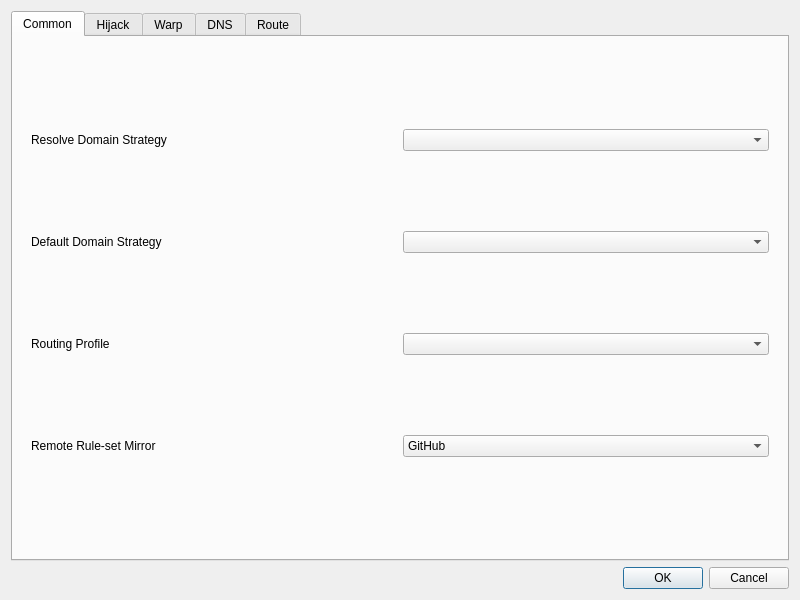
<?xml version="1.0" encoding="UTF-8"?>
<ui version="4.0">
 <class>DialogManageRoutes</class>
 <widget class="QDialog" name="DialogManageRoutes">
  <property name="geometry">
   <rect>
    <x>0</x>
    <y>0</y>
    <width>800</width>
    <height>600</height>
   </rect>
  </property>
  <property name="windowTitle">
   <string>Routes</string>
  </property>
  <layout class="QVBoxLayout" name="verticalLayout">
   <item>
    <widget class="QTabWidget" name="tabWidget">
     <property name="currentIndex">
      <number>0</number>
     </property>
     <widget class="QWidget" name="tab">
      <attribute name="title">
       <string>Common</string>
      </attribute>
      <layout class="QVBoxLayout" name="verticalLayout_3">
       <item>
        <widget class="QWidget" name="widget" native="true">
         <layout class="QGridLayout" name="gridLayout_2">
          <item row="3" column="1">
           <widget class="QComboBox" name="route_prof"/>
          </item>
          <item row="2" column="0">
           <widget class="QLabel" name="label_3">
            <property name="toolTip">
             <string>&lt;html&gt;&lt;head/&gt;&lt;body&gt;&lt;p&gt;Used as default strategy when resolving outbound/dns server Domain addresses&lt;/p&gt;&lt;/body&gt;&lt;/html&gt;</string>
            </property>
            <property name="text">
             <string>Default Domain Strategy</string>
            </property>
           </widget>
          </item>
          <item row="1" column="1">
           <widget class="QComboBox" name="domainStrategyCombo">
            <property name="editable">
             <bool>false</bool>
            </property>
           </widget>
          </item>
          <item row="2" column="1">
           <widget class="QComboBox" name="default_domain_strategy">
            <property name="editable">
             <bool>false</bool>
            </property>
           </widget>
          </item>
          <item row="4" column="0">
           <widget class="QLabel" name="ruleset_mirror_l">
            <property name="text">
             <string>Remote Rule-set Mirror</string>
            </property>
           </widget>
          </item>
          <item row="1" column="0">
           <widget class="QLabel" name="label_6">
            <property name="toolTip">
             <string>&lt;html&gt;&lt;head/&gt;&lt;body&gt;&lt;p&gt;If not empty, resolves domains in requests according to the strategy&lt;/p&gt;&lt;/body&gt;&lt;/html&gt;</string>
            </property>
            <property name="text">
             <string>Resolve Domain Strategy</string>
            </property>
           </widget>
          </item>
          <item row="3" column="0">
           <widget class="QLabel" name="route_prof_l">
            <property name="text">
             <string>Routing Profile</string>
            </property>
           </widget>
          </item>
          <item row="4" column="1">
           <widget class="QComboBox" name="ruleset_mirror">
            <item>
             <property name="text">
              <string>GitHub</string>
             </property>
            </item>
            <item>
             <property name="text">
              <string>jsDelivr(Cloudflare)</string>
             </property>
            </item>
            <item>
             <property name="text">
              <string>jsDelivr(Gcore)</string>
             </property>
            </item>
            <item>
             <property name="text">
              <string>jsDelivr(Quantil)</string>
             </property>
            </item>
            <item>
             <property name="text">
              <string>jsDelivr(Fastly)</string>
             </property>
            </item>
            <item>
             <property name="text">
              <string>jsDelivr(CDN)</string>
             </property>
            </item>
           </widget>
          </item>
         </layout>
        </widget>
       </item>
       <item>
        <spacer name="commonTabSpacer">
         <property name="orientation">
          <enum>Qt::Orientation::Vertical</enum>
         </property>
        </spacer>
       </item>
      </layout>
     </widget>
     <widget class="QWidget" name="tab_4">
      <attribute name="title">
       <string>Hijack</string>
      </attribute>
      <layout class="QVBoxLayout" name="verticalLayout_7">
       <item>
        <widget class="QGroupBox" name="hijack_box">
         <property name="title">
          <string>DNS Server</string>
         </property>
         <layout class="QFormLayout" name="formLayout">
          <item row="0" column="0">
           <widget class="QCheckBox" name="dnshijack_enable">
            <property name="text">
             <string>Enable</string>
            </property>
           </widget>
          </item>
          <item row="0" column="1">
           <widget class="QPushButton" name="dnshijack_what">
            <property name="text">
             <string>How does it work?</string>
            </property>
           </widget>
          </item>
          <item row="3" column="0">
           <widget class="QLabel" name="dnshijack_listenport_l">
            <property name="text">
             <string>Listen Port</string>
            </property>
           </widget>
          </item>
          <item row="3" column="1">
           <widget class="QLineEdit" name="dnshijack_listenport"/>
          </item>
          <item row="4" column="0">
           <widget class="QLabel" name="dnshijack_v4resp_l">
            <property name="text">
             <string>IPv4 Response</string>
            </property>
           </widget>
          </item>
          <item row="4" column="1">
           <widget class="QLineEdit" name="dnshijack_v4resp"/>
          </item>
          <item row="5" column="0">
           <widget class="QLabel" name="dnshijack_v6resp_l">
            <property name="text">
             <string>IPv6 Response</string>
            </property>
           </widget>
          </item>
          <item row="5" column="1">
           <widget class="QLineEdit" name="dnshijack_v6resp"/>
          </item>
          <item row="6" column="0">
           <widget class="QLabel" name="dnshijack_rules_l">
            <property name="toolTip">
             <string>&lt;html&gt;&lt;head/&gt;&lt;body&gt;&lt;p&gt;Following format should be used:&lt;br/&gt;domain:a.com&lt;/p&gt;&lt;p&gt;suffix:a.com&lt;/p&gt;&lt;p&gt;regex:someregex&lt;/p&gt;&lt;p&gt;rule_set:nameOfRuleSet&lt;/p&gt;&lt;/body&gt;&lt;/html&gt;</string>
            </property>
            <property name="text">
             <string>Rules</string>
            </property>
           </widget>
          </item>
          <item row="6" column="1">
           <widget class="QTextEdit" name="dnshijack_rules"/>
          </item>
          <item row="2" column="1">
           <widget class="QCheckBox" name="dnshijack_allow_lan">
            <property name="toolTip">
             <string>&lt;html&gt;&lt;head/&gt;&lt;body&gt;&lt;p&gt;Whether to listen on 0.0.0.0 so that other devices on LAN can use this server&lt;/p&gt;&lt;/body&gt;&lt;/html&gt;</string>
            </property>
            <property name="text">
             <string>Allow Lan to Connect</string>
            </property>
           </widget>
          </item>
         </layout>
        </widget>
       </item>
       <item>
        <widget class="QGroupBox" name="groupBox_3">
         <property name="title">
          <string>Redirect Settings</string>
         </property>
         <layout class="QFormLayout" name="formLayout_2">
          <item row="2" column="1">
           <widget class="QLineEdit" name="redirect_listenport"/>
          </item>
          <item row="2" column="0">
           <widget class="QLabel" name="redirect_listenport_l">
            <property name="text">
             <string>Listen Port</string>
            </property>
           </widget>
          </item>
          <item row="0" column="0">
           <widget class="QCheckBox" name="redirect_enable">
            <property name="text">
             <string>Enable</string>
            </property>
           </widget>
          </item>
          <item row="1" column="1">
           <widget class="QLineEdit" name="redirect_listenaddr"/>
          </item>
          <item row="1" column="0">
           <widget class="QLabel" name="redirect_listenaddr_l">
            <property name="text">
             <string>Listen Address</string>
            </property>
           </widget>
          </item>
         </layout>
        </widget>
       </item>
      </layout>
     </widget>
     <widget class="QWidget" name="tab_5">
      <attribute name="title">
       <string>Warp</string>
      </attribute>
      <layout class="QVBoxLayout" name="verticalLayout_8">
       <item>
        <widget class="QWidget" name="widget_3" native="true">
         <layout class="QFormLayout" name="formLayout_3">
          <item row="0" column="0">
           <widget class="QCheckBox" name="enable_warp">
            <property name="toolTip">
             <string>&lt;html&gt;&lt;head/&gt;&lt;body&gt;&lt;p&gt;Enables the following config to be used as egress, useful for bypassing services restrciting non-warp VPNs&lt;/p&gt;&lt;/body&gt;&lt;/html&gt;</string>
            </property>
            <property name="text">
             <string>Enable Warp</string>
            </property>
           </widget>
          </item>
          <item row="1" column="0">
           <widget class="QLabel" name="label_7">
            <property name="text">
             <string>Endpoint</string>
            </property>
           </widget>
          </item>
          <item row="1" column="1">
           <widget class="QLineEdit" name="warp_ep"/>
          </item>
          <item row="2" column="0">
           <widget class="QLabel" name="label_4">
            <property name="text">
             <string>Private Key</string>
            </property>
           </widget>
          </item>
          <item row="2" column="1">
           <widget class="QLineEdit" name="warp_private_key"/>
          </item>
          <item row="3" column="0">
           <widget class="QLabel" name="label_5">
            <property name="text">
             <string>Public Key</string>
            </property>
           </widget>
          </item>
          <item row="3" column="1">
           <widget class="QLineEdit" name="warp_public_key"/>
          </item>
          <item row="7" column="1">
           <widget class="QPushButton" name="warp_autogen">
            <property name="toolTip">
             <string>&lt;html&gt;&lt;head/&gt;&lt;body&gt;&lt;p&gt;Gets a new config from cloudflare API&lt;/p&gt;&lt;/body&gt;&lt;/html&gt;</string>
            </property>
            <property name="text">
             <string>Generate Warp Config</string>
            </property>
           </widget>
          </item>
          <item row="5" column="1">
           <widget class="QLineEdit" name="warp_reserved"/>
          </item>
          <item row="5" column="0">
           <widget class="QLabel" name="label">
            <property name="text">
             <string>Reserved</string>
            </property>
           </widget>
          </item>
          <item row="4" column="0">
           <widget class="QLabel" name="label_12">
            <property name="text">
             <string>Interface Addresses</string>
            </property>
           </widget>
          </item>
          <item row="4" column="1">
           <widget class="QLineEdit" name="warp_ifc_addrs"/>
          </item>
         </layout>
        </widget>
       </item>
      </layout>
     </widget>
     <widget class="QWidget" name="tab_3">
      <attribute name="title">
       <string>DNS</string>
      </attribute>
      <layout class="QVBoxLayout" name="verticalLayout_4">
       <item>
        <widget class="QGroupBox" name="simple_dns_box">
         <property name="title">
          <string>Simple DNS Settings</string>
         </property>
         <layout class="QGridLayout" name="gridLayout">
          <item row="2" column="3">
           <layout class="QHBoxLayout" name="horizontalLayout_8">
            <item>
             <widget class="QComboBox" name="direct_dns">
              <property name="sizePolicy">
               <sizepolicy hsizetype="Expanding" vsizetype="Fixed">
                <horstretch>0</horstretch>
                <verstretch>0</verstretch>
               </sizepolicy>
              </property>
              <property name="editable">
               <bool>true</bool>
              </property>
              <item>
               <property name="text">
                <string notr="true">localhost</string>
               </property>
              </item>
              <item>
               <property name="text">
                <string notr="true">223.5.5.5</string>
               </property>
              </item>
              <item>
               <property name="text">
                <string notr="true">119.29.29.29</string>
               </property>
              </item>
              <item>
               <property name="text">
                <string notr="true">178.22.122.100</string>
               </property>
              </item>
              <item>
               <property name="text">
                <string notr="true">77.88.8.8</string>
               </property>
              </item>
             </widget>
            </item>
            <item>
             <widget class="QLabel" name="label_11">
              <property name="text">
               <string>Query Strategy</string>
              </property>
             </widget>
            </item>
            <item>
             <widget class="QComboBox" name="direct_dns_strategy"/>
            </item>
           </layout>
          </item>
          <item row="1" column="3">
           <layout class="QHBoxLayout" name="horizontalLayout_7">
            <item>
             <widget class="QComboBox" name="remote_dns">
              <property name="sizePolicy">
               <sizepolicy hsizetype="Expanding" vsizetype="Fixed">
                <horstretch>0</horstretch>
                <verstretch>0</verstretch>
               </sizepolicy>
              </property>
              <property name="editable">
               <bool>true</bool>
              </property>
              <item>
               <property name="text">
                <string notr="true">tls://8.8.8.8</string>
               </property>
              </item>
              <item>
               <property name="text">
                <string notr="true">tls://1.1.1.1</string>
               </property>
              </item>
              <item>
               <property name="text">
                <string notr="true">8.8.8.8</string>
               </property>
              </item>
              <item>
               <property name="text">
                <string notr="true">1.1.1.1</string>
               </property>
              </item>
             </widget>
            </item>
            <item>
             <widget class="QLabel" name="label_10">
              <property name="text">
               <string>Query Strategy</string>
              </property>
             </widget>
            </item>
            <item>
             <widget class="QComboBox" name="remote_dns_strategy"/>
            </item>
           </layout>
          </item>
          <item row="4" column="3">
           <layout class="QHBoxLayout" name="horizontalLayout_5">
            <item>
             <widget class="QLineEdit" name="local_override"/>
            </item>
           </layout>
          </item>
          <item row="6" column="3">
           <layout class="QHBoxLayout" name="horizontalLayout_3">
            <item>
             <widget class="QComboBox" name="dns_final_out">
              <item>
               <property name="text">
                <string notr="true">remote</string>
               </property>
              </item>
              <item>
               <property name="text">
                <string notr="true">direct</string>
               </property>
              </item>
             </widget>
            </item>
            <item>
             <widget class="QCheckBox" name="enable_fakeip">
              <property name="text">
               <string>Enable FakeIP</string>
              </property>
             </widget>
            </item>
            <item>
             <widget class="QCheckBox" name="enable_dns_routing">
              <property name="toolTip">
               <string>&lt;html&gt;&lt;head/&gt;&lt;body&gt;&lt;p&gt;When enabled, domains destined for direct outbound will also be resolved using direct dns&lt;/p&gt;&lt;/body&gt;&lt;/html&gt;</string>
              </property>
              <property name="text">
               <string>Enable DNS Routing</string>
              </property>
             </widget>
            </item>
           </layout>
          </item>
          <item row="1" column="0">
           <widget class="QLabel" name="label_9">
            <property name="toolTip">
             <string>&lt;html&gt;&lt;head/&gt;&lt;body&gt;&lt;p&gt;examples:&lt;br/&gt;tls://8.8.8.8&lt;br/&gt;https://domain/path&lt;/p&gt;&lt;p&gt;tcp://8.8.8.8:1234&lt;/p&gt;&lt;p&gt;dhcp://auto&lt;/p&gt;&lt;p&gt;h3://domain/path&lt;/p&gt;&lt;p&gt;quic://domain:4632&lt;/p&gt;&lt;p&gt;etc&lt;/p&gt;&lt;/body&gt;&lt;/html&gt;</string>
            </property>
            <property name="text">
             <string>Remote DNS</string>
            </property>
            <property name="buddy">
             <cstring>widget</cstring>
            </property>
           </widget>
          </item>
          <item row="6" column="0">
           <widget class="QLabel" name="dns_final_out_l">
            <property name="text">
             <string>Default DNS server</string>
            </property>
           </widget>
          </item>
          <item row="2" column="0">
           <widget class="QLabel" name="label_8">
            <property name="toolTip">
             <string>This is especially important and it is recommended to use the default value of &quot;localhost&quot;.
If the default value does not work, try changing it to &quot;223.5.5.5&quot;.
For more information, see the document &quot;Configuration/DNS&quot;.</string>
            </property>
            <property name="text">
             <string>Direct DNS</string>
            </property>
           </widget>
          </item>
          <item row="4" column="0">
           <widget class="QLabel" name="label_2">
            <property name="toolTip">
             <string>&lt;html&gt;&lt;head/&gt;&lt;body&gt;&lt;p&gt;Local DNS can not be used in some configurations, you will have to set an ip here to be used as local dns in such situations&lt;/p&gt;&lt;/body&gt;&lt;/html&gt;</string>
            </property>
            <property name="text">
             <string>Local Override</string>
            </property>
           </widget>
          </item>
          <item row="7" column="3">
           <layout class="QHBoxLayout" name="horizontalLayout_6">
            <item>
             <widget class="QLineEdit" name="cache_cap"/>
            </item>
            <item>
             <widget class="QCheckBox" name="disable_cache">
              <property name="text">
               <string>Disable Cache</string>
              </property>
             </widget>
            </item>
            <item>
             <widget class="QCheckBox" name="disable_expire">
              <property name="text">
               <string>Disable Expire</string>
              </property>
             </widget>
            </item>
            <item>
             <widget class="QCheckBox" name="optimistic_cache">
              <property name="toolTip">
               <string>Answer from an expired cache entry right away and refresh it in the background. Pages open faster; an address that just changed may fail once.</string>
              </property>
              <property name="text">
               <string>Optimistic Cache</string>
              </property>
             </widget>
            </item>
            <item>
             <widget class="QCheckBox" name="reverse_mapping">
              <property name="text">
               <string>Reverse Mapping</string>
              </property>
             </widget>
            </item>
           </layout>
          </item>
          <item row="7" column="0">
           <widget class="QLabel" name="label_13">
            <property name="text">
             <string>Cache Capacity</string>
            </property>
           </widget>
          </item>
         </layout>
        </widget>
       </item>
       <item>
        <widget class="QGroupBox" name="groupBox_2">
         <property name="title">
          <string>DNS Object Settings</string>
         </property>
         <layout class="QVBoxLayout" name="verticalLayout_5">
          <item>
           <layout class="QHBoxLayout" name="horizontalLayout_4">
            <item>
             <widget class="QCheckBox" name="use_dns_object">
              <property name="text">
               <string>Use DNS Object</string>
              </property>
             </widget>
            </item>
            <item>
             <widget class="QPushButton" name="format_dns_object">
              <property name="sizePolicy">
               <sizepolicy hsizetype="Maximum" vsizetype="Fixed">
                <horstretch>0</horstretch>
                <verstretch>0</verstretch>
               </sizepolicy>
              </property>
              <property name="text">
               <string>Format</string>
              </property>
             </widget>
            </item>
            <item>
             <widget class="QPushButton" name="dns_document">
              <property name="sizePolicy">
               <sizepolicy hsizetype="Maximum" vsizetype="Fixed">
                <horstretch>0</horstretch>
                <verstretch>0</verstretch>
               </sizepolicy>
              </property>
              <property name="text">
               <string>Document</string>
              </property>
             </widget>
            </item>
           </layout>
          </item>
          <item>
           <widget class="QPlainTextEdit" name="dns_object"/>
          </item>
         </layout>
        </widget>
       </item>
      </layout>
     </widget>
     <widget class="QWidget" name="tab_2">
      <attribute name="title">
       <string>Route</string>
      </attribute>
      <layout class="QVBoxLayout" name="verticalLayout_2">
       <item>
        <widget class="QGroupBox" name="route_profiles_box">
         <property name="title">
          <string>Routing Profiles</string>
         </property>
         <layout class="QVBoxLayout" name="verticalLayout_6">
          <item>
           <widget class="QListWidget" name="route_profiles"/>
          </item>
          <item>
           <widget class="QWidget" name="widget_2" native="true">
            <layout class="QHBoxLayout" name="horizontalLayout_2">
             <item>
              <widget class="QPushButton" name="new_route">
               <property name="text">
                <string>New</string>
               </property>
              </widget>
             </item>
             <item>
              <widget class="QPushButton" name="clone_route">
               <property name="text">
                <string>Clone</string>
               </property>
              </widget>
             </item>
             <item>
              <widget class="QPushButton" name="export_route">
               <property name="text">
                <string>Export</string>
               </property>
              </widget>
             </item>
             <item>
              <widget class="QPushButton" name="import_route">
               <property name="text">
                <string>Import</string>
               </property>
              </widget>
             </item>
             <item>
              <widget class="QPushButton" name="edit_route">
               <property name="text">
                <string>Edit</string>
               </property>
              </widget>
             </item>
             <item>
              <widget class="QPushButton" name="delete_route">
               <property name="text">
                <string>Delete</string>
               </property>
              </widget>
             </item>
             <item>
              <widget class="QPushButton" name="update_route">
               <property name="toolTip">
                <string>Update the selected remote routing profile, or all of them</string>
               </property>
               <property name="text">
                <string>Update</string>
               </property>
              </widget>
             </item>
            </layout>
           </widget>
          </item>
         </layout>
        </widget>
       </item>
      </layout>
     </widget>
    </widget>
   </item>
   <item>
    <layout class="QHBoxLayout" name="horizontalLayout">
     <item>
      <widget class="QDialogButtonBox" name="buttonBox">
       <property name="sizePolicy">
        <sizepolicy hsizetype="Preferred" vsizetype="Preferred">
         <horstretch>0</horstretch>
         <verstretch>0</verstretch>
        </sizepolicy>
       </property>
       <property name="standardButtons">
        <set>QDialogButtonBox::StandardButton::Cancel|QDialogButtonBox::StandardButton::Ok</set>
       </property>
      </widget>
     </item>
    </layout>
   </item>
  </layout>
 </widget>
 <tabstops>
  <tabstop>tabWidget</tabstop>
  <tabstop>domainStrategyCombo</tabstop>
  <tabstop>default_domain_strategy</tabstop>
  <tabstop>remote_dns</tabstop>
  <tabstop>remote_dns_strategy</tabstop>
  <tabstop>direct_dns</tabstop>
  <tabstop>direct_dns_strategy</tabstop>
  <tabstop>dns_final_out</tabstop>
  <tabstop>use_dns_object</tabstop>
  <tabstop>format_dns_object</tabstop>
  <tabstop>dns_document</tabstop>
  <tabstop>dns_object</tabstop>
 </tabstops>
 <resources/>
 <connections>
  <connection>
   <sender>buttonBox</sender>
   <signal>rejected()</signal>
   <receiver>DialogManageRoutes</receiver>
   <slot>reject()</slot>
   <hints>
    <hint type="sourcelabel">
     <x>399</x>
     <y>574</y>
    </hint>
    <hint type="destinationlabel">
     <x>399</x>
     <y>299</y>
    </hint>
   </hints>
  </connection>
  <connection>
   <sender>buttonBox</sender>
   <signal>accepted()</signal>
   <receiver>DialogManageRoutes</receiver>
   <slot>accept()</slot>
   <hints>
    <hint type="sourcelabel">
     <x>399</x>
     <y>574</y>
    </hint>
    <hint type="destinationlabel">
     <x>399</x>
     <y>299</y>
    </hint>
   </hints>
  </connection>
 </connections>
</ui>
